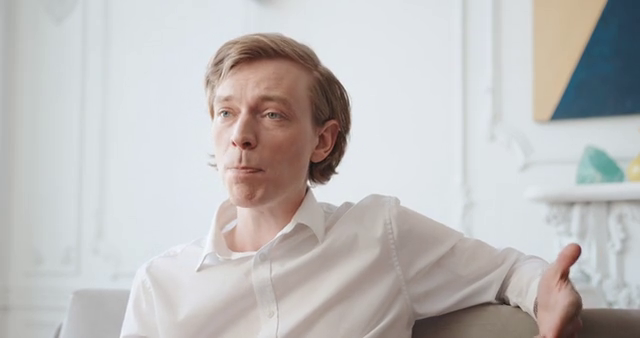
#> input picture frame 51 of 4. mediapipe/face_video.mp4, 640 x 338 px, given in place of mov01.avi, which was not available
$ jupyter execute '3. openCV를 이용한 영상내의 사람정보 확인.ipynb'   (text cells are left out)
#> lines starting #> are read from the running program, lines starting #| are printed output that depends on the picture; pictures that were not available may be replaced by others from this repository, and a replacement may not be noted
[cell 1]
import cv2
cap = cv2.VideoCapture("mov01.avi")

while(cap.isOpened()):
    ret, frame = cap.read()
#> frame is the input picture: shape (338, 640, 3); mean B, G, R 188.5, 189.1, 191.3
    if ret:
        cv2.imshow("frame", frame)

    if cv2.waitKey(10) == 27:                   # esc키를 누르면 중지
#> (key Esc is pressed here)
            break

cap.release()
cv2.destroyAllWindows()

[cell 2]
## 비디오 플레이 하면 화면 우측 끝에 숫자값 fps가 계속 변경됨
import cv2
cap = cv2.VideoCapture("mov01.avi")
org=(int(cap.get(3))-800,200)     # cap.get(3)은 비디오의 너비를 의미함.
font=cv2.FONT_HERSHEY_SIMPLEX

num=0
while(cap.isOpened()):
    ret, frame = cap.read()
    num+=1; text='fps:'+ str(num)

    if ret:
        frame = cv2.cvtColor(frame, cv2.IMREAD_COLOR)
        frame=cv2.resize(frame, (600,400))  ## resize
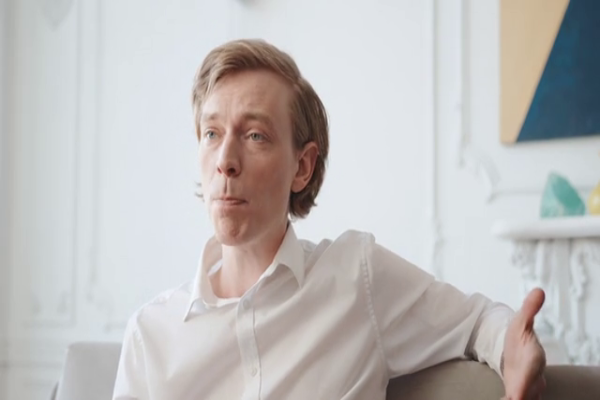
#> frame: shape (400, 600, 3); mean B, G, R 188.4, 189, 191.3
        cv2.putText(frame,text,org,font,3,(255,255,255),7)
        cv2.imshow("frame", frame)

    #cv2.waitKey(int(1000/fps))        # 이작업도 동일함
    if cv2.waitKey(10) == 27:                   # esc키를 누르면 중지
#> (key Esc is pressed here)
            break
    cv2.waitKey(fps)
cap.release()
cv2.destroyAllWindows()

[cell 3]
import cv2
cap = cv2.VideoCapture("mov01.avi")

# 보행자 검출을 위한 HOG 기술 설정
hog = cv2.HOGDescriptor()
hog.setSVMDetector(cv2.HOGDescriptor_getDefaultPeopleDetector())

org=(int(cap.get(3))-800,200)     # cap.get(3)은 비디오의 너비를 의미함.
fps=cap.get(4)
font=cv2.FONT_HERSHEY_SIMPLEX


num=0
while True:
    ret, frame = cap.read()


    if ret:

        human, r = hog.detectMultiScale(frame)  # 사각형정보를 받아옴
#> human = (); r = ()
        num+=1; text='fps:'+ str(num)  + ',cnt:' + str(len(human))
#> after `text = 'fps:' + str(num) + ',cnt:' + str(len(human))`: text = 'fps:1,cnt:0'


        for (x, y, w, h) in human:
            cv2.rectangle(frame, (x, y, w, h), (255,255,255), 3)
#> this loop made 0 passes

        cv2.putText(frame,text,org,font,3,(255,255,255),7)
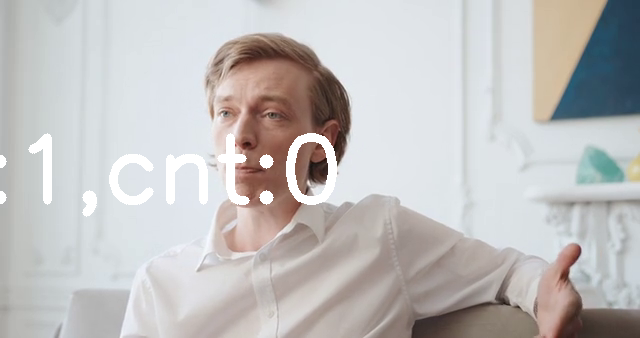
#> frame: shape (338, 640, 3); mean B, G, R 190.5, 191.1, 193.1
        cv2.imshow('frame',frame)


    if cv2.waitKey(int(1000/fps)) == 27:
#> (key Esc is pressed here)
        break
cap.release()
cv2.destroyAllWindows()

[cell 4]
import cv2
cap = cv2.VideoCapture("mov/mov01.avi")

# 보행자 검출을 위한 HOG 기술 설정
hog = cv2.HOGDescriptor()
hog.setSVMDetector(cv2.HOGDescriptor_getDefaultPeopleDetector())

org=(int(cap.get(3))-800,200)     # cap.get(3)은 비디오의 너비를 의미함.
#> org = (-160, 200)
fps=cap.get(4)
#> fps = 338
font=cv2.FONT_HERSHEY_SIMPLEX
#> font = 0


num=0; data=[]
while True:
    ret, frame = cap.read()


    if ret:

        gray = cv2.cvtColor(frame, cv2.COLOR_BGR2GRAY)
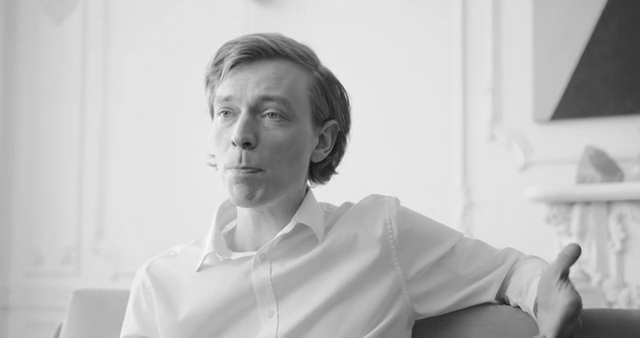
#> gray: shape (338, 640); min 19, max 250, mean 189.7
        human, r = hog.detectMultiScale(gray)  # 사각형정보를 받아옴

        num+=1; text='fps:'+ str(num)  + ',cnt:' + str(len(human))
        data.append([])
        data[-1].append(num)
        data[-1].append(len(human))

        if (len(human)>0):
            for (x, y, w, h) in human:
                cv2.rectangle(frame, (x, y, w, h), (255,255,255), 3)

            cv2.putText(frame,text,org,font,3,(255,255,255),7)
        cv2.imshow('frame',frame)


    if cv2.waitKey(10) == 27:
#> (key Esc is pressed here)
        break
cap.release()
cv2.destroyAllWindows()

[cell 5]
## sample로 10개 출력, 현재 ,하단의 data 자료는 200 프레임에서 중단한 자료임
data[:10]

[cell 6]
import numpy as np
import matplotlib.pyplot as plt
data=np.array(data)
x=data[:,0]; y=data[:,1]
plt.figure(figsize=(10,5))
plt.plot(x,y)
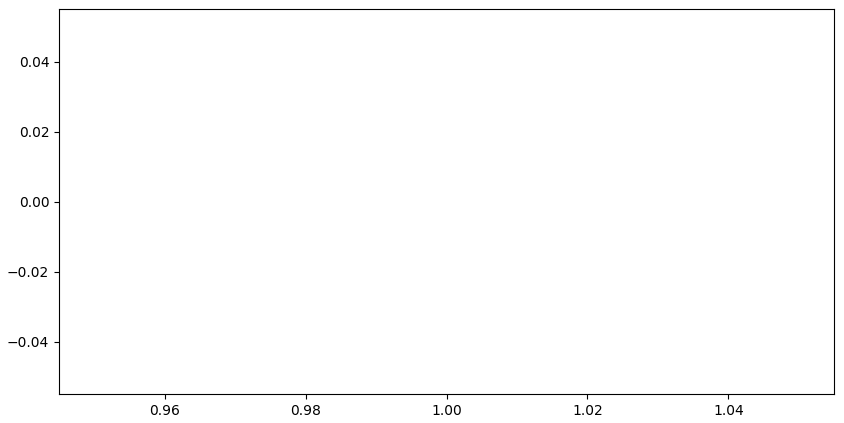
#> figure drawn by matplotlib, 1 panel

[cell 7]
## 이동평균선을 이용한 노이즈 제거
# https://wikidocs.net/4373

import numpy as np
def moving_average(x, y):
    y_conv = np.convolve(y, np.ones(5)/float(5), mode='valid')
    x_dat = np.linspace(np.min(x), np.max(x), np.size(y_conv))
    return x_dat, y_conv

plt.plot(x, y, label="raw")
ma_x, ma_y = moving_average(x, y)
plt.plot(ma_x,ma_y, label="average")
plt.xlabel('time(sec.)')
plt.ylabel('population')
plt.ylim(0,max(y)+2)
plt.legend()
plt.show()
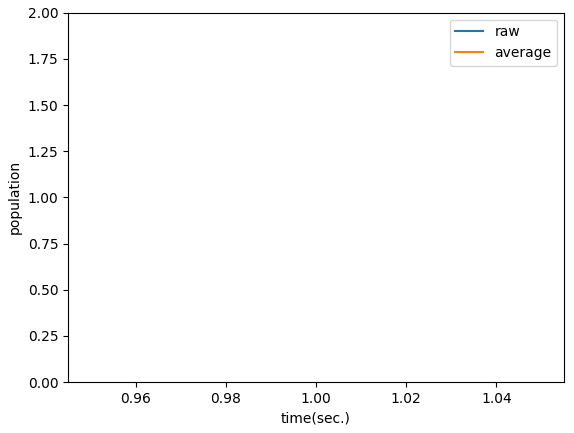
#> figure drawn by matplotlib, 1 panel

[cell 8]
import pandas as pd
df=pd.DataFrame({'time':x,'2022-3-5':y})
df

[cell 9]
## 1초단위로 사람인원수를 그리고자함.
xSec,ySec=[],[]

for cnt,(x,y) in enumerate(data):

    if cnt%30==0:
        xSec.append(int(cnt/39))
        ySec.append(y)

plt.figure(figsize=(10,5))
plt.plot(xSec,ySec)

#print(cnt,int(cnt/30))

$ run again, starting later in the video
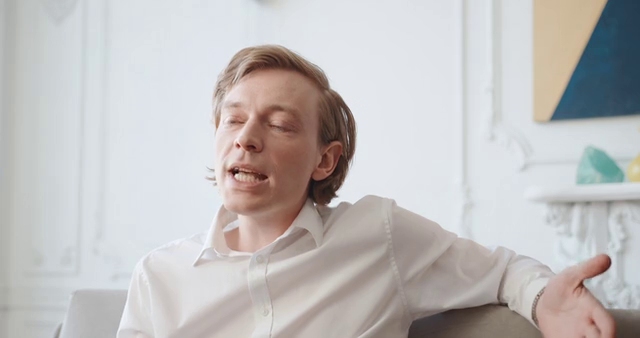
#> input picture frame 230 of 4. mediapipe/face_video.mp4, 640 x 338 px, given in place of mov01.avi, which was not available
#> frame is the input picture: shape (338, 640, 3); mean B, G, R 189.2, 189.8, 192
#> `frame=cv2.resize(frame, (600,400))`:
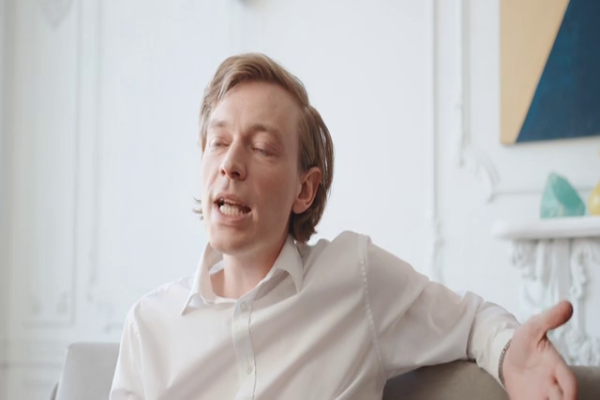
#> frame: shape (400, 600, 3); mean B, G, R 189.1, 189.8, 192
#> human = ()
#> text = 'fps:1,cnt:0'
#> org = (-160, 200)
#> fps = 338
#> font = 0
#> `gray = cv2.cvtColor(frame, cv2.COLOR_BGR2GRAY)`:
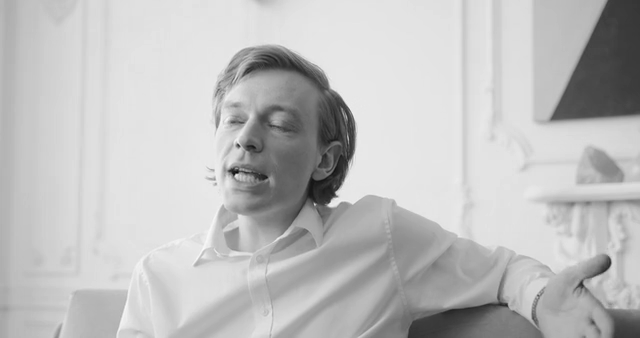
#> gray: shape (338, 640); min 10, max 249, mean 190.4

$ run again, starting later in the video
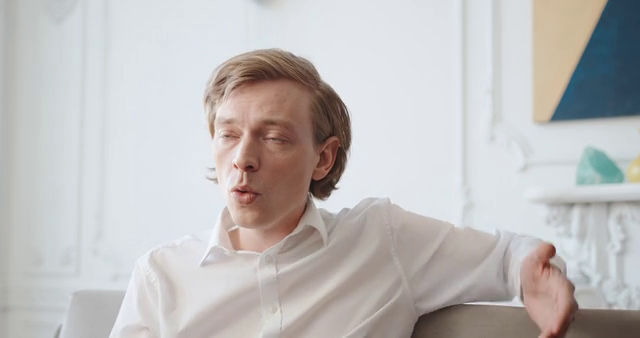
#> input picture frame 410 of 4. mediapipe/face_video.mp4, 640 x 338 px, given in place of mov01.avi, which was not available
#> frame is the input picture: shape (338, 640, 3); mean B, G, R 188.2, 188.9, 191.1
#> `frame=cv2.resize(frame, (600,400))`:
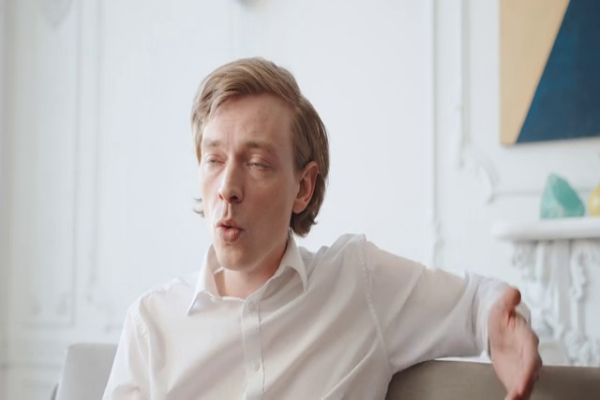
#> frame: shape (400, 600, 3); mean B, G, R 188.1, 188.9, 191
#> human = ()
#> text = 'fps:1,cnt:0'
#> org = (-160, 200)
#> fps = 338
#> font = 0
#> `gray = cv2.cvtColor(frame, cv2.COLOR_BGR2GRAY)`:
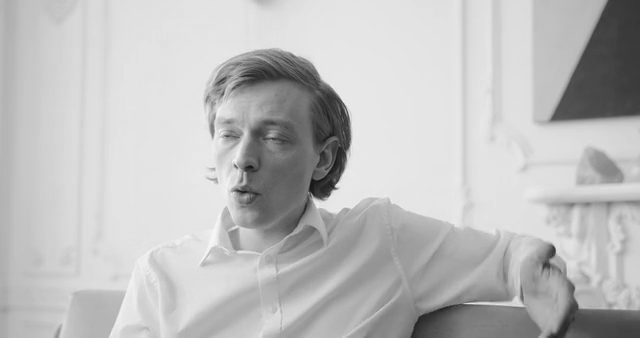
#> gray: shape (338, 640); min 19, max 249, mean 189.5
